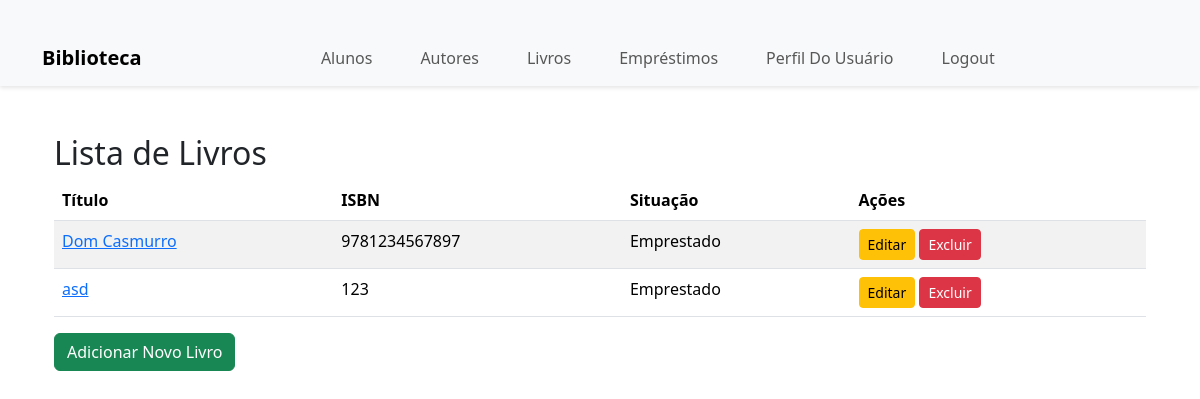
/livro/ (signed in), run on the app's committed database.
### biblioteca/models.py (models this page shows, shortened)
class Livro(models.Model):
    isbn = models.CharField(max_length=13, unique=True)
    titulo = models.CharField(max_length=150)
    situacao = models.CharField(max_length=50, choices=[("Disponível", "Disponível"), ("Emprestado", "Emprestado")])
    autores = models.ManyToManyField(Autor, through="Escrito")

### biblioteca/views.py (the view)
# urls.py: path('livro/', views.livro_list, name='livro_list'),
@login_required
def livro_list(request):
    livros = Livro.objects.all()
    return render(request, 'livro_list.html', {'livros': livros})

### biblioteca/templates/livro_list.html
{% extends 'base.html' %}
{% block content %}
<div class="container mt-5">
    <h2>Lista de Livros</h2>
    <table class="table table-striped">
        <thead>
            <tr>
                <th>Título</th>
                <th>ISBN</th>
                <th>Situação</th>
                <th>Ações</th>
            </tr>
        </thead>
        <tbody>
            {% for livro in livros %}
            <tr>
                <td><a href="{% url 'livro_detail' livro.pk %}">{{ livro.titulo }}</a></td>
                <td>{{ livro.isbn }}</td>
                <td>{{ livro.situacao }}</td>
                <td>
                    <a href="{% url 'livro_update' livro.pk %}" class="btn btn-warning btn-sm">Editar</a>
                    <a href="{% url 'livro_delete' livro.pk %}" class="btn btn-danger btn-sm">Excluir</a>
                </td>
            </tr>
            {% endfor %}
        </tbody>
    </table>
    <a href="{% url 'livro_create' %}" class="btn btn-success mb-3">Adicionar Novo Livro</a>
</div>
{% endblock %}

### biblioteca/templates/base.html (style rules this page uses)
.container { margin-top: 30px; }

### data on the page
Livro: titulo "Dom Casmurro", isbn "9781234567897", situacao "Emprestado"
Livro: titulo "asd", isbn "123", situacao "Emprestado"
